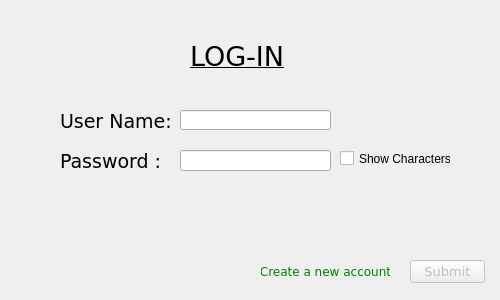
<?xml version="1.0" encoding="UTF-8"?>
<ui version="4.0">
 <class>LoginChild</class>
 <widget class="QMdiSubWindow" name="LoginChild">
  <property name="windowModality">
   <enum>Qt::NonModal</enum>
  </property>
  <property name="geometry">
   <rect>
    <x>0</x>
    <y>0</y>
    <width>500</width>
    <height>300</height>
   </rect>
  </property>
  <property name="sizePolicy">
   <sizepolicy hsizetype="Fixed" vsizetype="Fixed">
    <horstretch>0</horstretch>
    <verstretch>0</verstretch>
   </sizepolicy>
  </property>
  <property name="maximumSize">
   <size>
    <width>500</width>
    <height>300</height>
   </size>
  </property>
  <property name="windowTitle">
   <string>Log-In</string>
  </property>
  <property name="styleSheet">
   <string notr="true">#LoginChild { background-image: url(:/images/images/LoginBG.png); }</string>
  </property>
  <widget class="QLineEdit" name="nameEdit">
   <property name="geometry">
    <rect>
     <x>180</x>
     <y>110</y>
     <width>151</width>
     <height>20</height>
    </rect>
   </property>
  </widget>
  <widget class="QLabel" name="label">
   <property name="geometry">
    <rect>
     <x>190</x>
     <y>40</y>
     <width>100</width>
     <height>32</height>
    </rect>
   </property>
   <property name="font">
    <font>
     <family>Verdana</family>
    </font>
   </property>
   <property name="text">
    <string>&lt;html&gt;&lt;head/&gt;&lt;body&gt;&lt;p&gt;&lt;span style=&quot; font-size:20pt; text-decoration: underline; color:#000000;&quot;&gt;LOG-IN&lt;/span&gt;&lt;/p&gt;&lt;/body&gt;&lt;/html&gt;</string>
   </property>
  </widget>
  <widget class="QLabel" name="UserName">
   <property name="geometry">
    <rect>
     <x>60</x>
     <y>110</y>
     <width>113</width>
     <height>21</height>
    </rect>
   </property>
   <property name="font">
    <font>
     <family>Verdana</family>
    </font>
   </property>
   <property name="text">
    <string>&lt;html&gt;&lt;head/&gt;&lt;body&gt;&lt;p&gt;&lt;span style=&quot; font-size:14pt;&quot;&gt;User Name:&lt;/span&gt;&lt;/p&gt;&lt;/body&gt;&lt;/html&gt;</string>
   </property>
  </widget>
  <widget class="QLabel" name="Password">
   <property name="geometry">
    <rect>
     <x>60</x>
     <y>150</y>
     <width>111</width>
     <height>21</height>
    </rect>
   </property>
   <property name="font">
    <font>
     <family>Verdana</family>
    </font>
   </property>
   <property name="text">
    <string>&lt;html&gt;&lt;head/&gt;&lt;body&gt;&lt;p&gt;&lt;span style=&quot; font-size:14pt;&quot;&gt;Password  :&lt;/span&gt;&lt;/p&gt;&lt;/body&gt;&lt;/html&gt;</string>
   </property>
  </widget>
  <widget class="QLineEdit" name="passEdit">
   <property name="geometry">
    <rect>
     <x>180</x>
     <y>150</y>
     <width>151</width>
     <height>21</height>
    </rect>
   </property>
   <property name="echoMode">
    <enum>QLineEdit::Password</enum>
   </property>
  </widget>
  <widget class="QPushButton" name="Submit">
   <property name="enabled">
    <bool>false</bool>
   </property>
   <property name="geometry">
    <rect>
     <x>410</x>
     <y>260</y>
     <width>75</width>
     <height>23</height>
    </rect>
   </property>
   <property name="sizePolicy">
    <sizepolicy hsizetype="Fixed" vsizetype="Fixed">
     <horstretch>0</horstretch>
     <verstretch>0</verstretch>
    </sizepolicy>
   </property>
   <property name="font">
    <font>
     <family>Verdana</family>
     <pointsize>10</pointsize>
    </font>
   </property>
   <property name="text">
    <string>Submit</string>
   </property>
  </widget>
  <widget class="QPushButton" name="pushButton_2">
   <property name="geometry">
    <rect>
     <x>260</x>
     <y>260</y>
     <width>131</width>
     <height>23</height>
    </rect>
   </property>
   <property name="font">
    <font>
     <family>Verdana</family>
    </font>
   </property>
   <property name="styleSheet">
    <string notr="true">color: green;</string>
   </property>
   <property name="text">
    <string>Create a new account</string>
   </property>
   <property name="flat">
    <bool>true</bool>
   </property>
  </widget>
  <widget class="QCheckBox" name="showChar">
   <property name="geometry">
    <rect>
     <x>340</x>
     <y>150</y>
     <width>111</width>
     <height>17</height>
    </rect>
   </property>
   <property name="text">
    <string>Show Characters</string>
   </property>
  </widget>
 </widget>
 <customwidgets>
  <customwidget>
   <class>QMdiSubWindow</class>
   <extends>QWidget</extends>
   <header>qmdisubwindow.h</header>
   <container>1</container>
  </customwidget>
 </customwidgets>
 <resources/>
 <connections>
  <connection>
   <sender>showChar</sender>
   <signal>toggled(bool)</signal>
   <receiver>LoginChild</receiver>
   <slot>showPass()</slot>
   <hints>
    <hint type="sourcelabel">
     <x>395</x>
     <y>158</y>
    </hint>
    <hint type="destinationlabel">
     <x>249</x>
     <y>149</y>
    </hint>
   </hints>
  </connection>
 </connections>
 <slots>
  <slot>showPass()</slot>
 </slots>
</ui>
